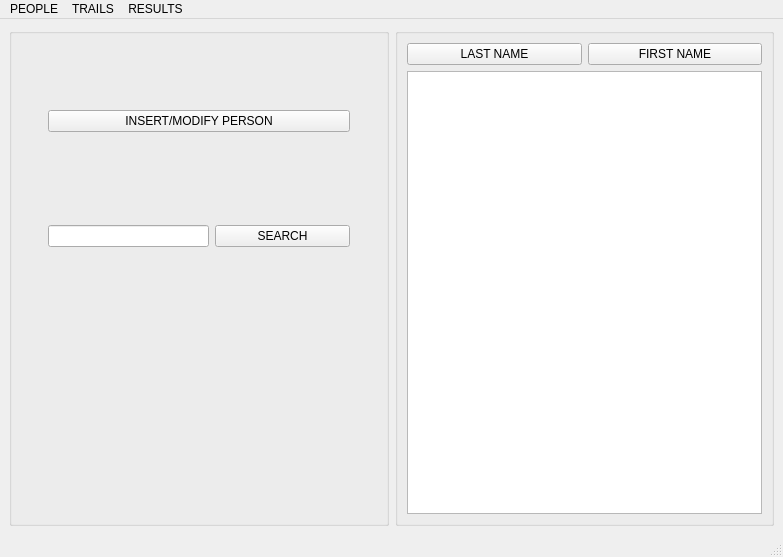
<?xml version="1.0" encoding="UTF-8"?>
<ui version="4.0">
 <class>MainWindow</class>
 <widget class="QMainWindow" name="MainWindow">
  <property name="geometry">
   <rect>
    <x>0</x>
    <y>0</y>
    <width>783</width>
    <height>557</height>
   </rect>
  </property>
  <property name="windowTitle">
   <string>MainWindow</string>
  </property>
  <widget class="QWidget" name="centralwidget">
   <layout class="QHBoxLayout" name="horizontalLayout_4">
    <item>
     <widget class="QGroupBox" name="groupBox">
      <property name="title">
       <string/>
      </property>
      <layout class="QVBoxLayout" name="verticalLayout" stretch="1,10">
       <item>
        <layout class="QVBoxLayout" name="verticalLayout_2">
         <item>
          <layout class="QHBoxLayout" name="horizontalLayout_2" stretch="1,11,1">
           <item>
            <spacer name="horizontalSpacer_3">
             <property name="orientation">
              <enum>Qt::Horizontal</enum>
             </property>
             <property name="sizeHint" stdset="0">
              <size>
               <width>40</width>
               <height>20</height>
              </size>
             </property>
            </spacer>
           </item>
           <item>
            <widget class="QPushButton" name="pushButton">
             <property name="autoFillBackground">
              <bool>false</bool>
             </property>
             <property name="text">
              <string>INSERT/MODIFY PERSON</string>
             </property>
            </widget>
           </item>
           <item>
            <spacer name="horizontalSpacer_4">
             <property name="orientation">
              <enum>Qt::Horizontal</enum>
             </property>
             <property name="sizeHint" stdset="0">
              <size>
               <width>40</width>
               <height>20</height>
              </size>
             </property>
            </spacer>
           </item>
          </layout>
         </item>
        </layout>
       </item>
       <item>
        <layout class="QHBoxLayout" name="horizontalLayout" stretch="1,6,5,1">
         <property name="topMargin">
          <number>20</number>
         </property>
         <property name="rightMargin">
          <number>0</number>
         </property>
         <property name="bottomMargin">
          <number>200</number>
         </property>
         <item>
          <spacer name="horizontalSpacer_2">
           <property name="orientation">
            <enum>Qt::Horizontal</enum>
           </property>
           <property name="sizeHint" stdset="0">
            <size>
             <width>40</width>
             <height>20</height>
            </size>
           </property>
          </spacer>
         </item>
         <item>
          <widget class="QLineEdit" name="ipt_person"/>
         </item>
         <item>
          <widget class="QPushButton" name="btn_search">
           <property name="text">
            <string>SEARCH</string>
           </property>
          </widget>
         </item>
         <item>
          <spacer name="horizontalSpacer">
           <property name="orientation">
            <enum>Qt::Horizontal</enum>
           </property>
           <property name="sizeHint" stdset="0">
            <size>
             <width>40</width>
             <height>20</height>
            </size>
           </property>
          </spacer>
         </item>
        </layout>
       </item>
      </layout>
     </widget>
    </item>
    <item>
     <widget class="QGroupBox" name="groupBox_2">
      <property name="title">
       <string/>
      </property>
      <layout class="QVBoxLayout" name="verticalLayout_4">
       <item>
        <layout class="QVBoxLayout" name="verticalLayout_3">
         <item>
          <layout class="QHBoxLayout" name="horizontalLayout_3">
           <item>
            <widget class="QPushButton" name="pushButton_3">
             <property name="text">
              <string>LAST NAME</string>
             </property>
            </widget>
           </item>
           <item>
            <widget class="QPushButton" name="pushButton_4">
             <property name="text">
              <string>FIRST NAME</string>
             </property>
            </widget>
           </item>
          </layout>
         </item>
         <item>
          <widget class="QTableView" name="tableView"/>
         </item>
        </layout>
       </item>
      </layout>
     </widget>
    </item>
   </layout>
  </widget>
  <widget class="QMenuBar" name="menubar">
   <property name="geometry">
    <rect>
     <x>0</x>
     <y>0</y>
     <width>783</width>
     <height>22</height>
    </rect>
   </property>
   <widget class="QMenu" name="menuPEOPLE">
    <property name="title">
     <string>PEOPLE</string>
    </property>
    <addaction name="actionABOUT"/>
   </widget>
   <widget class="QMenu" name="menuTRAILS">
    <property name="title">
     <string>TRAILS</string>
    </property>
    <addaction name="actionTODO"/>
   </widget>
   <widget class="QMenu" name="menuRESULTS">
    <property name="title">
     <string>RESULTS</string>
    </property>
    <addaction name="actionTODO2"/>
   </widget>
   <addaction name="menuPEOPLE"/>
   <addaction name="menuTRAILS"/>
   <addaction name="menuRESULTS"/>
  </widget>
  <widget class="QStatusBar" name="statusbar"/>
  <action name="actionABOUT">
   <property name="text">
    <string>ABOUT</string>
   </property>
  </action>
  <action name="actionTODO">
   <property name="text">
    <string>TODO</string>
   </property>
  </action>
  <action name="actionTODO2">
   <property name="text">
    <string>TODO2</string>
   </property>
  </action>
 </widget>
 <resources/>
 <connections>
  <connection>
   <sender>btn_search</sender>
   <signal>clicked()</signal>
   <receiver>ipt_person</receiver>
   <slot>copy()</slot>
   <hints>
    <hint type="sourcelabel">
     <x>288</x>
     <y>180</y>
    </hint>
    <hint type="destinationlabel">
     <x>153</x>
     <y>184</y>
    </hint>
   </hints>
  </connection>
 </connections>
 <slots>
  <slot>print()</slot>
 </slots>
</ui>
